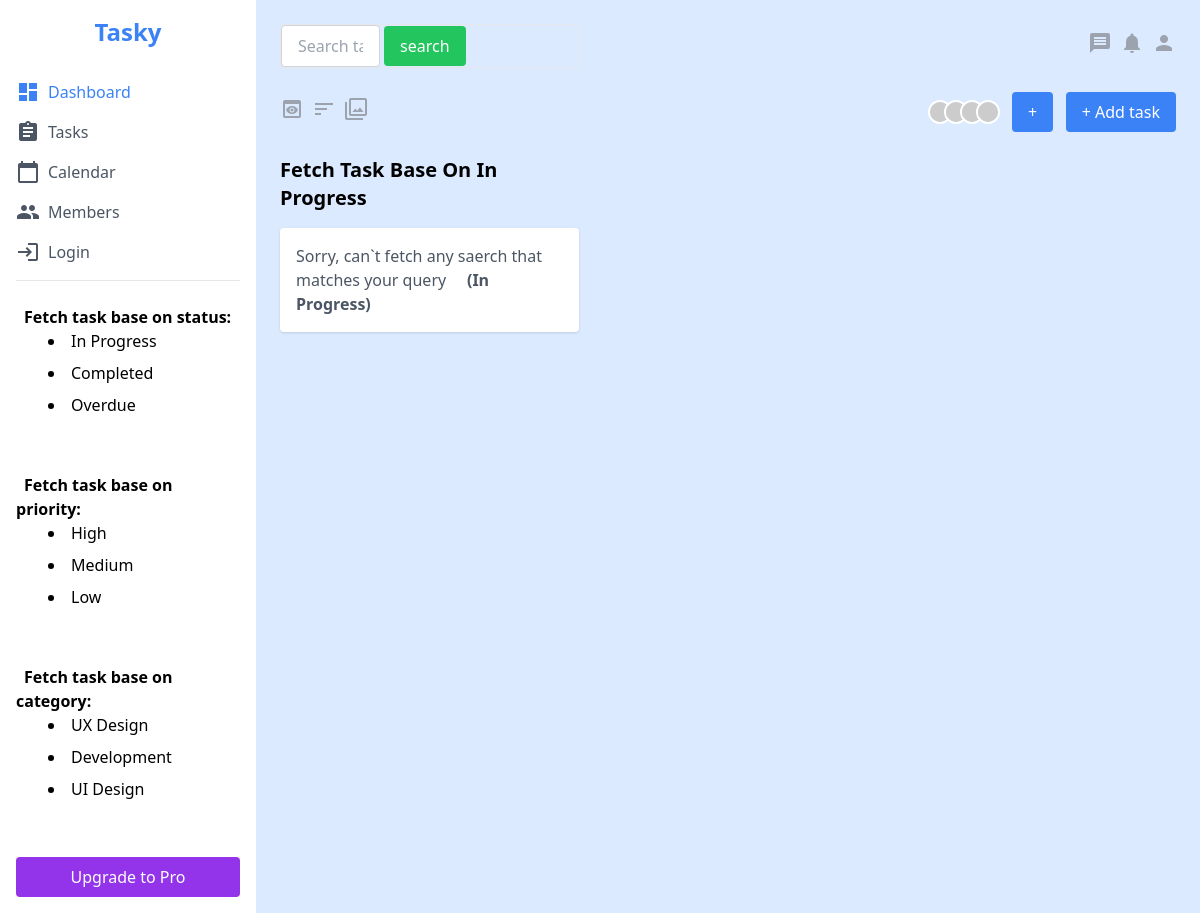
Before: /fetch/task/In Progress/ with the older database file.
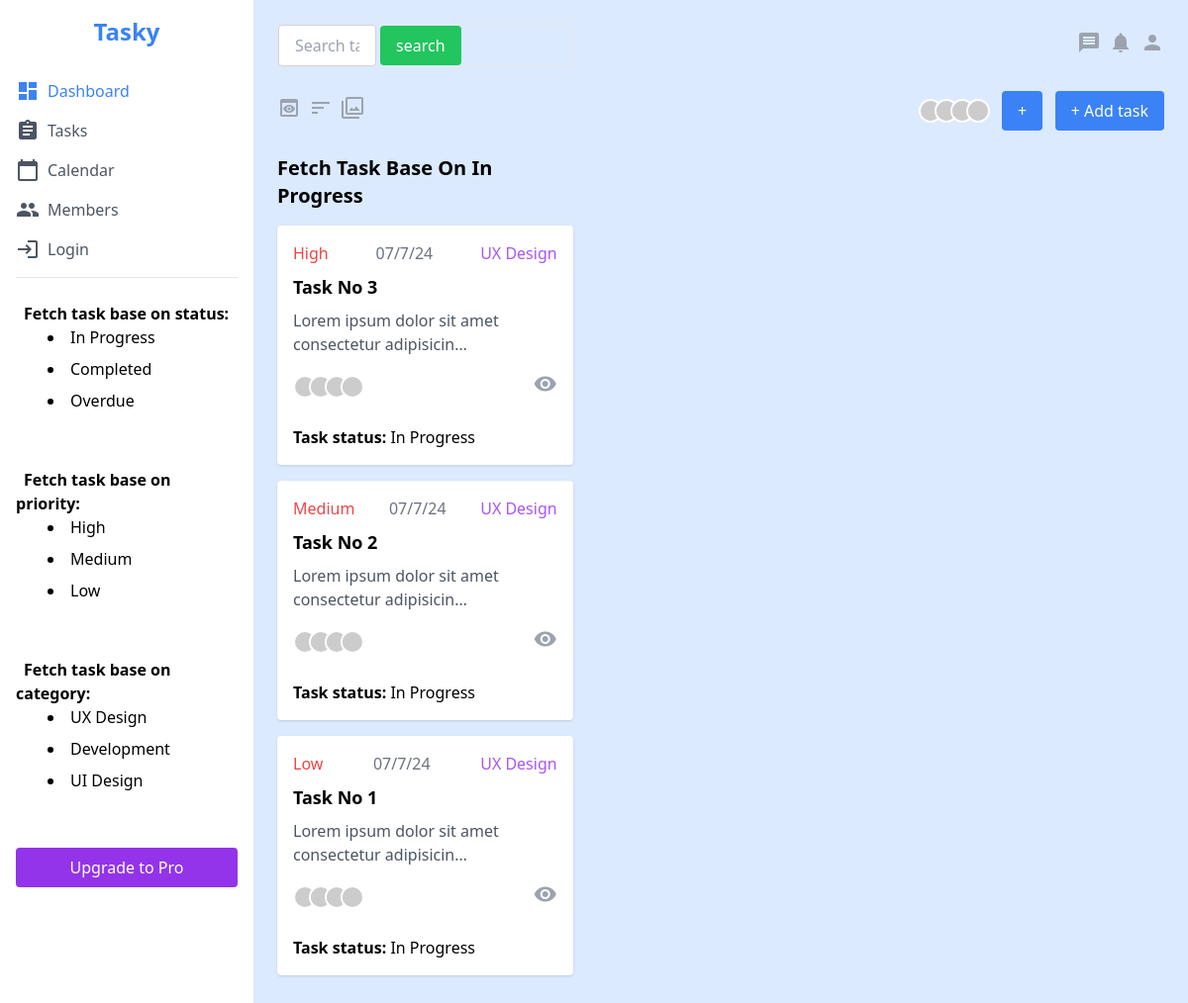
After: the same page with the newer database file.
### task_management/models.py (models this page shows, shortened)
class TaskModel(models.Model):
    assigned_to = models.ForeignKey(User, on_delete=models.CASCADE)
    due_date = models.DateTimeField(auto_now=True)
    description = models.TextField(blank=True, null=True)
    title = models.CharField(max_length=255, blank=False, null=False)
    status_choices = [('In Progress', 'In Progress'), ('Completed', 'Completed'), ('Overdue', 'Overdue')]
    status = models.CharField(max_length=255, blank=False, null=False, choices=status_choices)
    priority_choices = [('Low', 'Low'), ('Medium', 'Medium'), ('High', 'High')]
    priority = models.CharField(max_length=255, blank=False, null=False, choices=priority_choices)
    category_choices = [('UX Design', 'UX Design'), ('Development', 'Development'), ('UI Design', 'UI Design')]
    category = models.CharField(max_length=255, blank=False, null=False, choices=category_choices)

### task_management/views.py (the view)
# urls.py: path('fetch/task/<str:base_on>/', fetch_task, name='fetch_task'),
def fetch_task(request, base_on):
    _status_ = ['In Progress', 'Completed', 'Overdue']
    _priorities_ = ['High', 'Medium', 'Low']
    _categories_ = ['UX Design', 'Development', 'UI Design']
    if base_on in _status_ or base_on in _priorities_ or base_on in _categories_:
        pass
    else:
        return False
    if base_on in _status_:
        fetch_api = TaskModel.objects.filter(status=base_on).order_by('-due_date')
    elif base_on in _priorities_:
        fetch_api = TaskModel.objects.filter(priority=base_on).order_by('-due_date')
    elif base_on in _categories_:
        fetch_api = TaskModel.objects.filter(category=base_on).order_by('-due_date')
    paginator = Paginator(fetch_api, 10)
    page = request.GET.get('fetch_page')
    fetch_api_page = paginator.get_page(page)
    context = {
        'base_on': base_on,
        'fetch_api_page': fetch_api_page,
    }
    return render(request, 'fetch.html', context)

### templates/fetch.html (shortened to what this page needs)
{% extends 'base.html' %}
{% block main_content %}
    <div class="w-full lg:w-1/3">
        <h2 class="text-xl font-bold mb-4">Fetch Task Base On {{base_on}}</h2>
        {% if fetch_api_page %}
            {% for tsk in fetch_api_page %}
                <div id="in-progress-tasks">
                    <div class="bg-white rounded shadow p-4 mb-4">
                        <div class="flex justify-between mb-2">
                            <span class="text-red-500">{{tsk.priority}}</span>
                            <span class="text-gray-500">{{tsk.due_date|date:'m/n/y'}}</span>
                            <span class="text-purple-500">{{tsk.category}}</span>
                        </div>
                        <h3 class="text-lg font-bold mb-2">{{tsk.title}}</h3>
                        {% if tsk.description|length >= 50 %}
                            <p class="text-gray-600 mb-4">{{tsk.description|truncatechars:50}}</p>
                        {% else %}
                            <p class="text-gray-600 mb-4">{{tsk.description}}</p>
                        {% endif %}
                        <div class="flex justify-between items-center">
                            <div class="flex -space-x-2">
                                <img class="w-6 h-6 rounded-full border-2 border-white" src="https://via.placeholder.com/24" alt="">
                                <img class="w-6 h-6 rounded-full border-2 border-white" src="https://via.placeholder.com/24" alt="">
                                <img class="w-6 h-6 rounded-full border-2 border-white" src="https://via.placeholder.com/24" alt="">
                                <img class="w-6 h-6 rounded-full border-2 border-white" src="https://via.placeholder.com/24" alt="">
                            </div>
                            <div class="flex space-x-2 text-gray-400">
                                <a href="{% url 'read_view' tsk.id %}"><span class="material-icons cursor-pointer">visibility</span></a>
                            </div>
                        </div>
                        <br>
                        <b>Task status:</b> {{tsk.status}}
                    </div>
                </div>
            {% endfor %}
        {% else %}
            <div id="in-progress-tasks">
                <div class="bg-white rounded shadow p-4 mb-4">
                    <p class="text-gray-600">Sorry, can`t fetch any saerch that matches your query &nbsp; &nbsp; <b class="red">({{base_on}})</b></p>
                </div>
            </div>
        {% endif %}
    </div>
{% endblock main_content %}

Changed rows visible on the page:
added TaskModel: priority "High", due_date "07/7/24", category "UX Design", title "Task No 3", description "Lorem ipsum dolor sit amet consectetur adipisicin…", status "In Progress"
added TaskModel: priority "Medium", due_date "07/7/24", category "UX Design", title "Task No 2", description "Lorem ipsum dolor sit amet consectetur adipisicin…", status "In Progress"
added TaskModel: priority "Low", due_date "07/7/24", category "UX Design", title "Task No 1", description "Lorem ipsum dolor sit amet consectetur adipisicin…", status "In Progress"
Other visible differences:
{{ base_on }}: "In Progress" → (not shown)
text no longer shown: "Sorry, can`t fetch any saerch that matches your query ( )"
